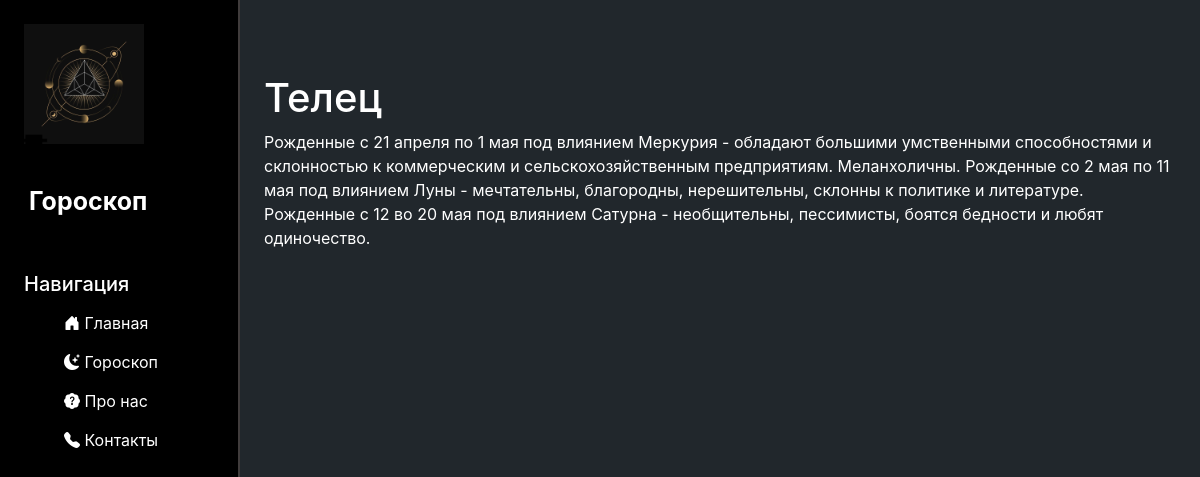
The app's page /zodiac/taurus, older data.
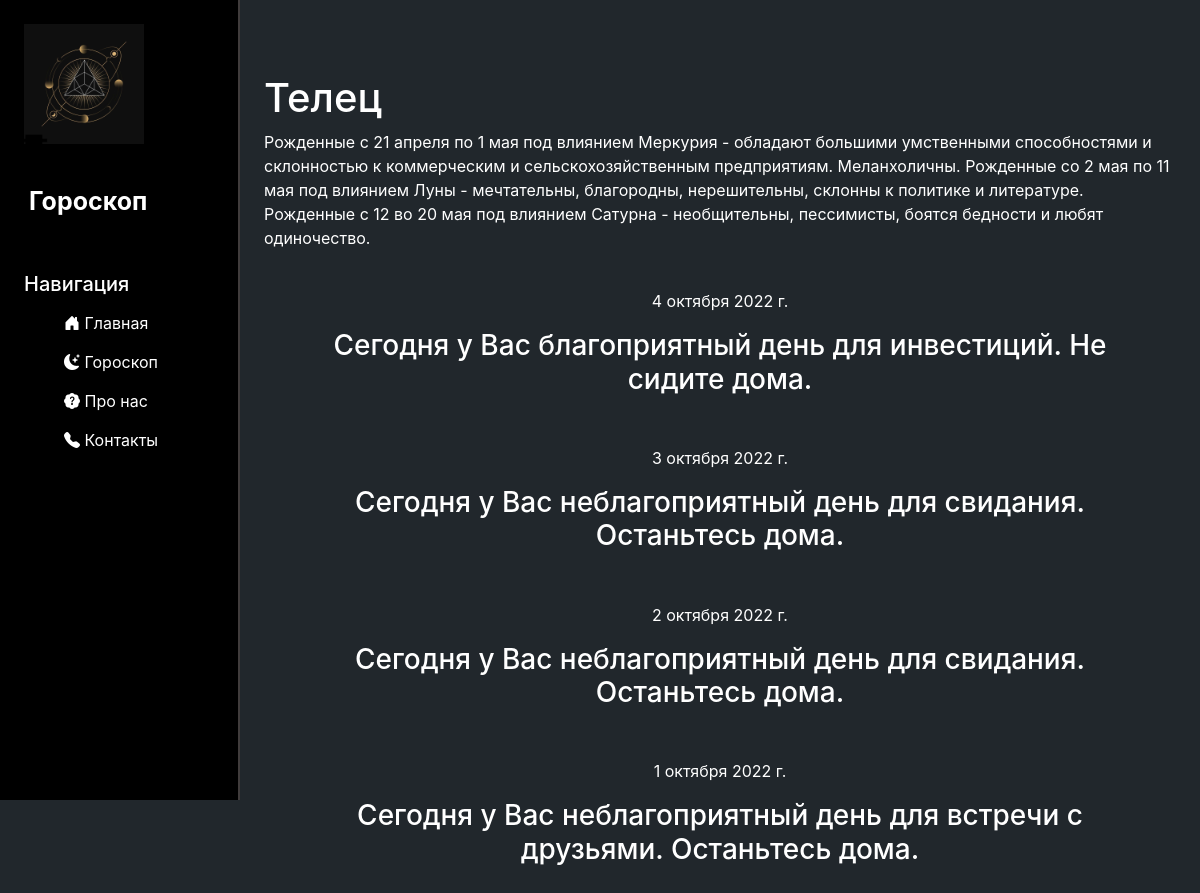
The same page, newer data.
### zodiac/models.py (models this page shows, shortened)
class Horoscope(models.Model):
    sign = models.CharField('Знак зодиака', max_length=20)
    horoscope_text = models.TextField('Гороскоп')
    date = models.DateField('Дата', max_length=15)
    class Meta:
        verbose_name = 'Гороскопы'
        verbose_name_plural = 'Гороскоп'

### zodiac/views.py (the view)
# urls.py: path('taurus', views.taurus, name='taurus'),
def taurus(request):
    prediction = Horoscope.objects.all().order_by('-date')
    return render(request, 'zodiac/taurus.html', {'prediction': prediction})

### zodiac/templates/zodiac/taurus.html (shortened to what this page needs)
{% extends 'main/base.html' %}
{% load static %}
{% block content %}
<div class="zodiacs">
    <h1>Телец</h1>
    <body>
        <p>
            Рожденные с 21 апреля по 1 мая под влиянием Меркурия - обладают большими умственными способностями и
            склонностью к коммерческим и сельскохозяйственным предприятиям. Меланхоличны. Рожденные со 2 мая по 11 мая
            под влиянием Луны - мечтательны, благородны, нерешительны, склонны к политике и литературе. Рожденные с 12
            во 20 мая под влиянием Сатурна - необщительны, пессимисты, боятся бедности и любят одиночество.
        </p>
        {% for i in prediction %}
            {% if i.sign == 'Телец' %}
                <div class="prediction">
                    <p>{{ i.date }}</p>
                    <h3>{{ i.horoscope_text }}</h3>
                </div>
            {% endif %}
        {% endfor %}
    </body>
</div>
{% endblock %}

Row changes from the older to the newer data that the page shows:
added Horoscope: date "4 октября 2022 г.", horoscope_text "Сегодня у Вас благоприятный день для инвестиций. Не сидите дома."
added Horoscope: date "3 октября 2022 г.", horoscope_text "Сегодня у Вас неблагоприятный день для свидания. Останьтесь дома."
added Horoscope: date "2 октября 2022 г.", horoscope_text "Сегодня у Вас неблагоприятный день для свидания. Останьтесь дома."
added Horoscope: date "1 октября 2022 г.", horoscope_text "Сегодня у Вас неблагоприятный день для встречи с друзьями. Останьтесь дома."
